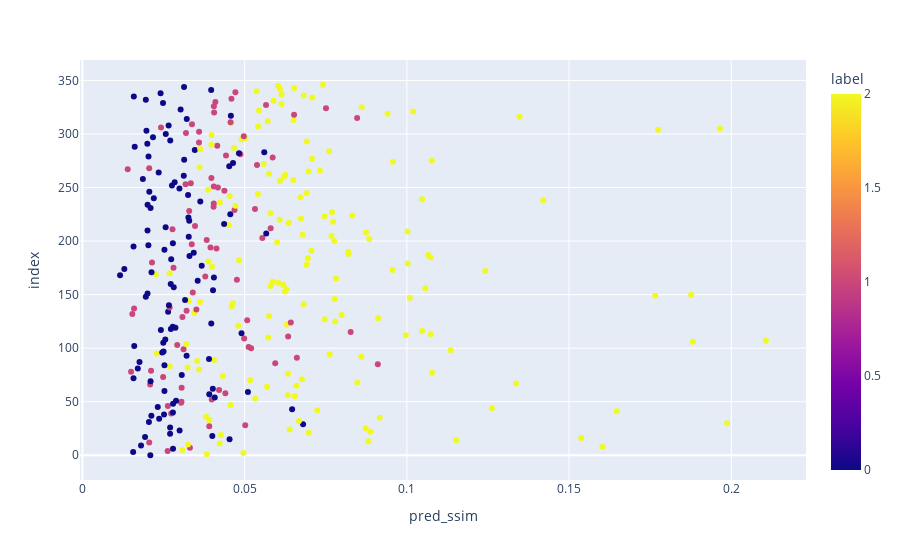

Notebook code cell kept with this figure:
### Code cell
df_ssim = pd.read_csv(r"c:\Users\Brico\Downloads\MRART-sfcn-ssim.csv", index_col=0)
df_motion = pd.read_csv(r"c:\Users\Brico\Downloads\MRART-sfcn-motion.csv", index_col=0)
merged = pd.merge(df_motion, df_ssim, on=['identifier', 'mode', 'label'], suffixes=("_motion", "_ssim"))

train = merged[merged["mode"] == "train"]
val = merged[merged["mode"] == "val"]

X_train = train[["pred_motion", "pred_ssim"]].to_numpy()
y_train = train["label"].to_numpy()
X_val = val[["pred_motion", "pred_ssim"]].to_numpy()
y_val = val["label"].to_numpy()
px.scatter(merged, x="pred_ssim", color="label")

### Figure 1 — Plotly figure (JSON) as saved in the notebook; plotly's stock layout.template omitted (floating-point values rounded to 4 significant figures; data arrays with more than 128 entries replaced by an {"elided": "..."} marker saying what was removed)
{"data": [{"hovertemplate": "pred_ssim=%{x}<br>index=%{y}<br>label=%{marker.color}<extra></extra>", "legendgroup": "", "marker": {"color": {"elided": "347 int values"}, "coloraxis": "coloraxis", "symbol": "circle"}, "mode": "markers", "name": "", "orientation": "h", "showlegend": false, "type": "scatter", "x": {"elided": "347 float values"}, "xaxis": "x", "y": {"elided": "347 int values"}, "yaxis": "y"}], "layout": {"coloraxis": {"colorbar": {"title": {"text": "label"}}, "colorscale": [[0, "#0d0887"], [0.1111, "#46039f"], [0.2222, "#7201a8"], [0.3333, "#9c179e"], [0.4444, "#bd3786"], [0.5556, "#d8576b"], [0.6667, "#ed7953"], [0.7778, "#fb9f3a"], [0.8889, "#fdca26"], [1, "#f0f921"]]}, "legend": {"tracegroupgap": 0}, "margin": {"t": 60}, "xaxis": {"anchor": "y", "domain": [0, 1], "title": {"text": "pred_ssim"}}, "yaxis": {"anchor": "x", "domain": [0, 1], "title": {"text": "index"}}}}
